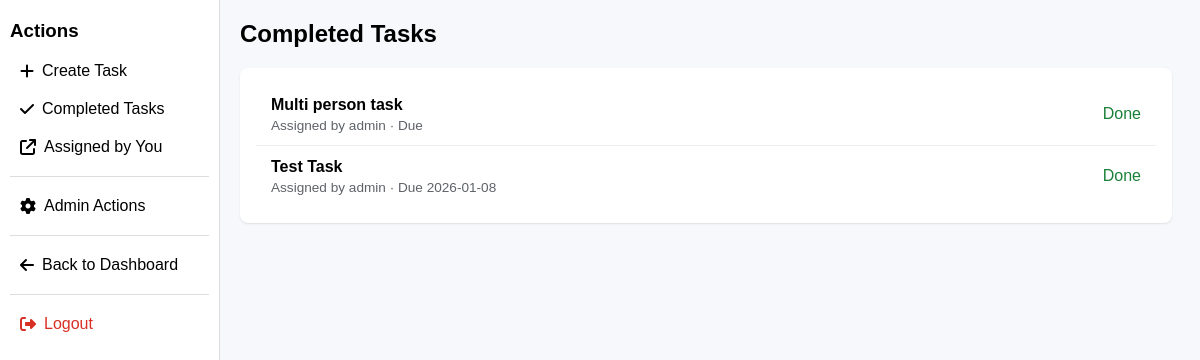
/completed_tasks (signed in), run on an earlier commit of the app's database.
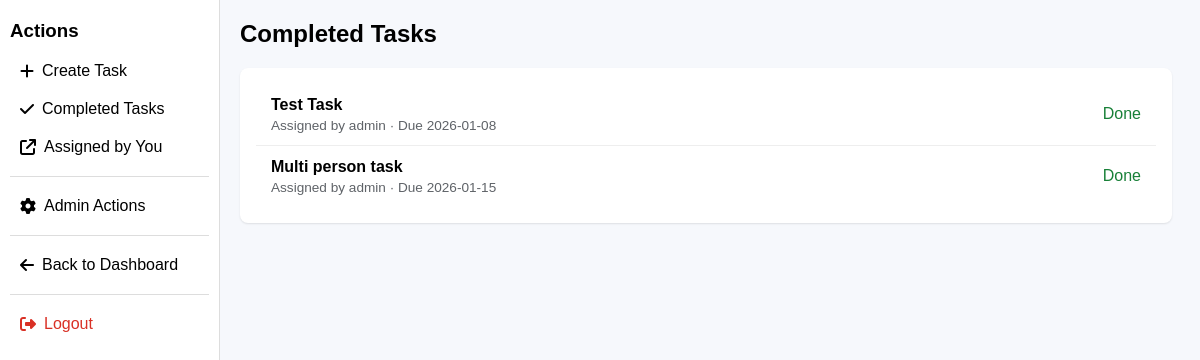
And on a later commit of the database.
### tables this page shows
CREATE TABLE tasks (
    id INTEGER PRIMARY KEY AUTOINCREMENT,
    title TEXT NOT NULL,
    description TEXT,
    assigned_to TEXT NOT NULL,
    assigned_by TEXT NOT NULL,
    due_date TEXT,
    status TEXT DEFAULT 'Pending'
);

### app.py (the view)
@app.route("/completed_tasks")
def completed_tasks():
    if "username" not in session:
        return redirect(url_for("login"))
    username = session["username"]
    conn = get_db_connection()
    tasks = conn.execute(
        "SELECT * FROM tasks WHERE assigned_to = ? AND status = 'Done' ORDER BY due_date ASC",
        (username,)
    ).fetchall()
    conn.close()
    return render_template("completed_tasks.html", username=username, tasks=tasks)

### app.py (called while the page is built)
def get_db_connection():
    conn = sqlite3.connect(DB_PATH)
    conn.row_factory = sqlite3.Row
    return conn

@app.context_processor
def inject_globals():
    return dict(
        is_admin=session.get("is_admin", 0),
        show_dashboard_button=(request.path != url_for("dashboard"))
    )

### templates/completed_tasks.html (shortened to what this page needs)
{% extends "base.html" %}
{% block content %}
<h2 style="margin-top: 0;">Completed Tasks</h2>
{% if tasks %}
    <div style="
        background: #ffffff;
        border-radius: 8px;
        padding: 16px;
        box-shadow: 0 1px 2px rgba(0,0,0,0.1);
        max-width: 900px;
    ">
        {% for task in tasks %}
            <div class="task-card"
                 onclick="window.location='{{ url_for('view_task', task_id=task['id']) }}'">
                <div>
                    <strong>{{ task['title'] }}</strong>
                    <div style="font-size: 0.85rem; color: #5f6368; margin-top: 4px;">
                        Assigned by {{ task['assigned_by'] }} · Due {{ task['due_date'] }}
                    </div>
                </div>
                <div style="color: #188038; font-weight: 500;">
                    Done
                </div>
            </div>
        {% endfor %}
    </div>
{% else %}
    <p style="color: #5f6368;">No completed tasks.</p>
{% endif %}
{% endblock %}

What changed in the data, as far as the page shows it:
shown differently, row unchanged: tasks "Test Task": moves up the list
changed tasks "Multi person task": due_date (not shown) → "2026-01-15"
